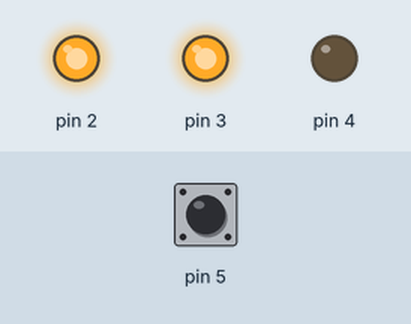
Recording of a sketch running on a simulated Arduino Uno, built with avr-gcc and run on an emulated ATmega328P. Shown: output pins drawn as LEDs (lit = HIGH). Inputs (shaded band) come from the test bench; at power-on: pin 5 HIGH.

Above: at 1.2 s.
1.3 s: pin 5 pulled LOW for 0.15 s
At 1.37 s:
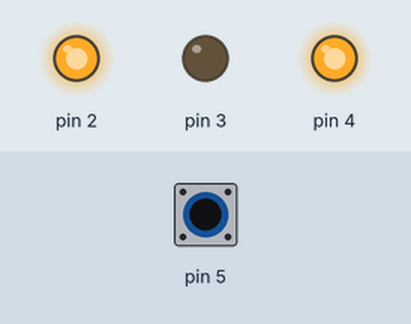
2.9 s: pin 5 pulled LOW for 3.2 s
At 7.2 s:
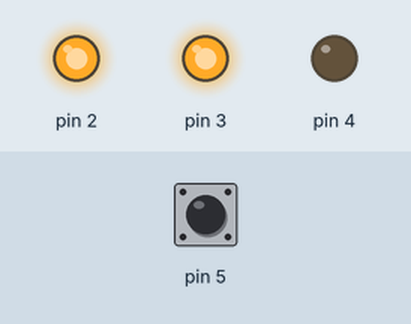
Timing chart, 0 to 8.7 s (numbered marks = the images above; inputs shaded):
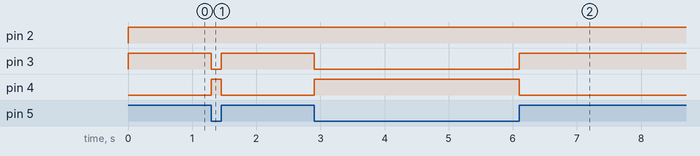

The sketch:

9_RGB_LED_Yellow_Purple.ino
```cpp
//This is a simple code that uses the button pull up from the last challenge to cerify if the button
//is pressed or not using the IF statment
void setup() {
  // we need to define our pins as outputs since they are multipurpose pins.
// they can be outputs, inputs and analog outputs so we need to inform the
//Arduino which action it will perform
pinMode(2, OUTPUT);
pinMode(3, OUTPUT);
pinMode(4, OUTPUT);
pinMode(5, INPUT_PULLUP);

}

void loop() {
//we define x as digitalRead(5) so that x is always the value of pin and we can call back to it later
bool x = digitalRead(5);
//now we can use the x and the "if" function to verify the statye of button and if it is on
//(in this case it is 0 because it is being pulled up so it's logic is flipped)
//if it is on we turn on just the Red and Green pins to create a yellow light
//using the digitalWrite function
if (x==0) {
digitalWrite(2, 1);
digitalWrite(3, 0);
digitalWrite(4, 1);
}
//than if any other state but pressed state occurs the RGB LED the Red and BLue turn on
//while the green stays off to create a purple using the digitalWrite function
else {
digitalWrite(2, 1);
digitalWrite(3, 1);
digitalWrite(4, 0);
}
}
```

Measured:
- after the input at 1.3 s, pin 3: HIGH → LOW at once, → HIGH 0.15 s later; pin 4: LOW → HIGH at once, → LOW 0.15 s later
- after the input at 2.9 s, pin 3: HIGH → LOW at once, → HIGH 3.2 s later; pin 4: LOW → HIGH at once, → LOW 3.2 s later
